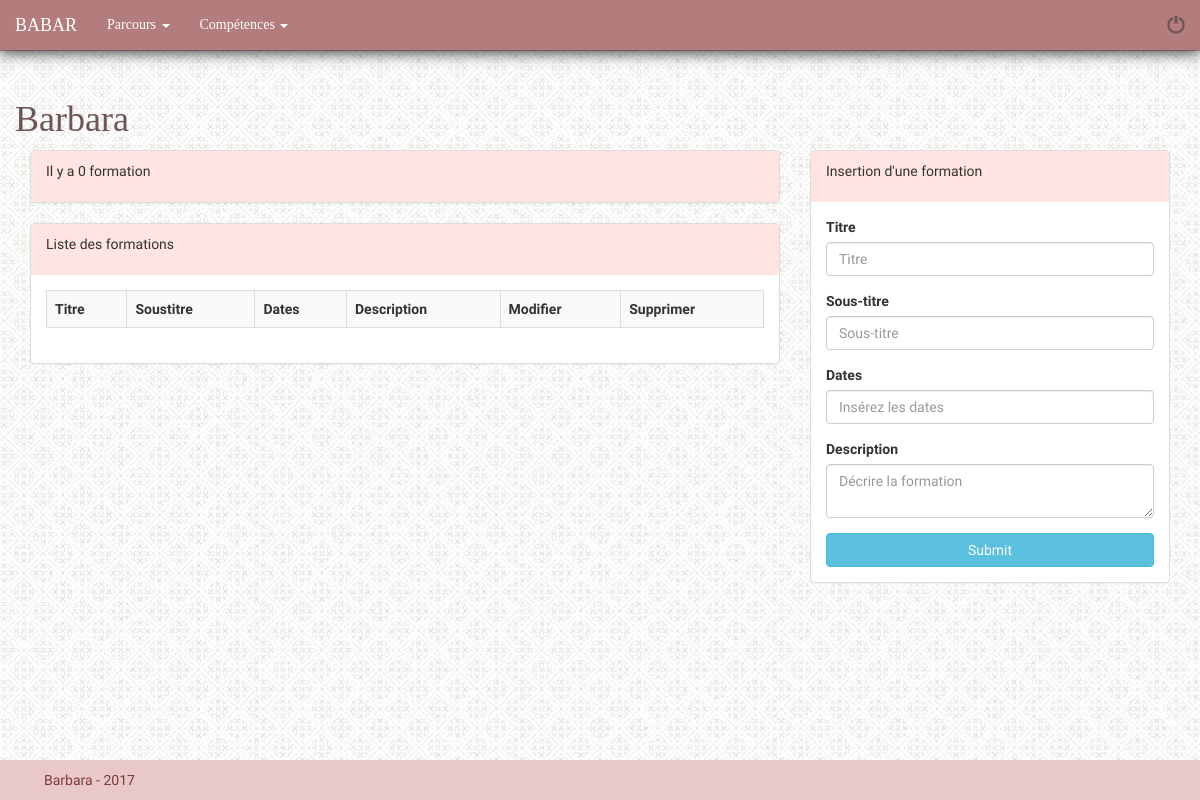
Before: /admin/formations.php (signed in) with the older database file.
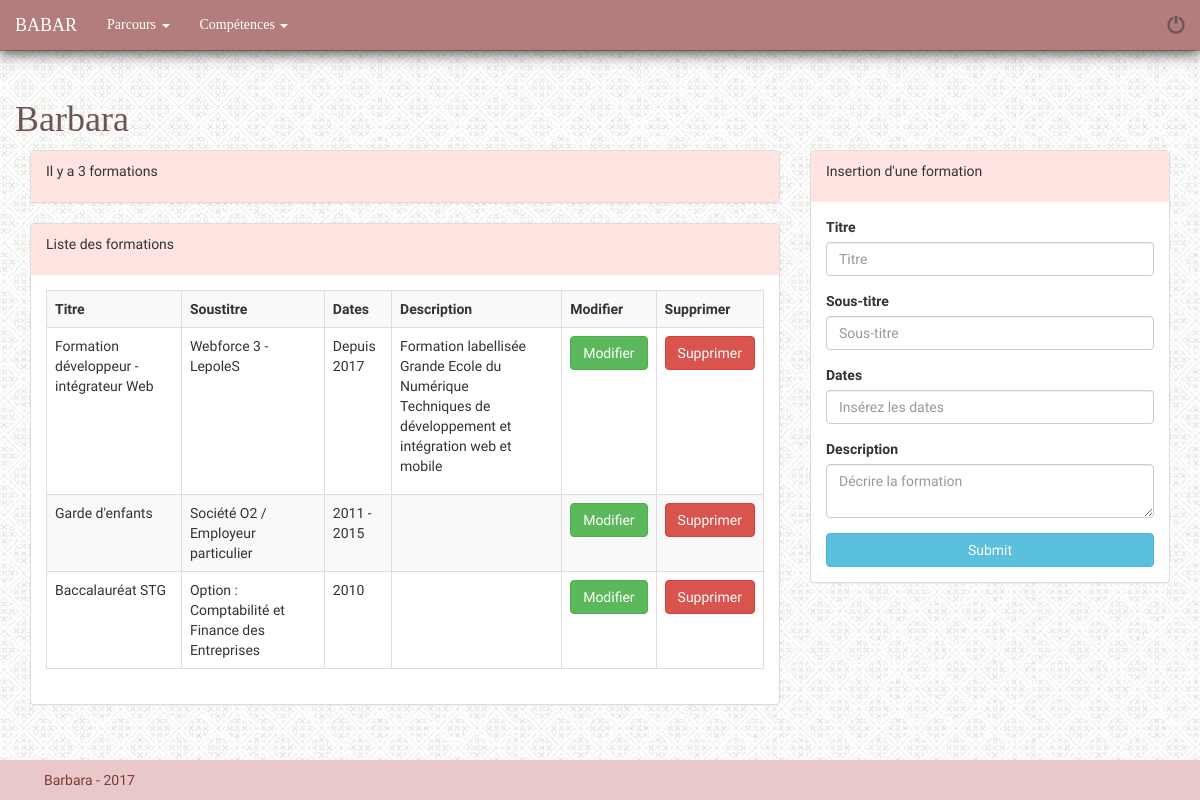
After: the same page with the newer database file.
### tables this page shows
CREATE TABLE `t_formations` (
  `id_formation` int(3) NOT NULL,
  `f_titre` varchar(50) NOT NULL,
  `f_soustitre` varchar(50) NOT NULL,
  `f_dates` varchar(50) NOT NULL,
  `f_description` text NOT NULL,
  `utilisateur_id` int(3) NOT NULL
);

### admin/formations.php (the view, shortened to what this page needs)
<?php
include('inc/init.inc.php');
if(isset($_SESSION['connexion']) && $_SESSION['connexion']=='connecté'){
    $id_utilisateur = $_SESSION['id_utilisateur'];
}else{
    header('location: connexionAdmin.php');
}
$sql = $pdoCV -> query("SELECT * FROM t_utilisateurs WHERE id_utilisateur = '$id_utilisateur'");
$ligne_utilisateur = $sql -> fetch(PDO::FETCH_ASSOC);
    $sql = $pdoCV -> prepare("SELECT * FROM t_formations WHERE utilisateur_id = '$id_utilisateur'");
    $sql -> execute();
    $nbr_formations =  $sql -> rowCount();
include('inc/header.inc.php');
include('inc/nav.inc.php');
?>
<div class="container">
    <div class="row">
        <h1><?= $ligne_utilisateur['prenom']?></h1>
    </div>
    <div class="row">
        <div class="col-md-8">
            <div class="panel panel-default">
                <div class="panel-heading">
                    <p> Il y a <?php if ($nbr_formations <= 1){
                        echo $nbr_formations.' formation';
                        }else{
                        echo $nbr_formations.' formations';
                        }?></p>
                </div>
            </div>
            <div class="panel panel-default">
                <div class="panel-heading">
                    <p>Liste des formations</p>
                </div>
                <div class="panel-body">
                    <div class="table-responsive">
                    <table class="table table-bordered table-striped">
                        <tr>
                            <th>Titre</th>
                            <th>Soustitre</th>
                            <th>Dates</th>
                            <th>Description</th>
                            <th>Modifier</th>
                            <th>Supprimer</th>
                        </tr>
                        <tr>
                        <?php while($ligne_formation = $sql -> fetch(PDO::FETCH_ASSOC) ) {?>
                           <td><?php echo $ligne_formation['f_titre'] ;?></td>
                           <td><?php echo $ligne_formation['f_soustitre'] ;?></td>
                           <td><?php echo $ligne_formation['f_dates'] ;?></td>
                           <td><?php echo $ligne_formation['f_description'] ;?></td>
                           <td><a href="modif_formation.php?id_formation=<?= $ligne_formation['id_formation']; ?>"><button type="button" class="btn btn-success">Modifier</button></a></td>
                           <td><a href="formations.php?id_formation=<?= $ligne_formation['id_formation']; ?>"><button type="button" class="btn btn-danger">Supprimer</button></a></td>
                       </tr>
                        <?php } ?>
                    </table>
                    </div>
                </div>
            </div>
        </div>
        <div class="col-md-4">
            <div class="panel panel-default">
                <div class="panel-heading">
                        <p>Insertion d'une formation</p>
                </div>
                <div class="panel-body">
                    <form action="formations.php" method="post">
                        <div class="form-group">
                            <label for="f_titre">Titre</label>
                            <input type="text" class="form-control" id="f_titre" name="f_titre" placeholder="Titre">
                        </div>
                        <div class="form-group">
                            <label for="f_soustitre">Sous-titre</label>
                            <input type="text" class="form-control" id="f_soustitre" name="f_soustitre" placeholder="Sous-titre">
                        </div>
                        <div class="form-group">
                            <label for="f_dates">Dates</label>
                            <input type="text" class="form-control" id="f_dates" name="f_dates" placeholder="Insérez les dates">
                        </div>
                        <div class="form-group">
                            <label for="f_description">Description</label>
                            <textarea class="form-control" id="editor1" name="f_description" placeholder="Décrire la formation"></textarea>
                        </div>
                        <button type="submit" class="btn btn-info btn-block">Submit</button>
                    </form>
                </div>
            </div>
        </div>
    </div>
</div>
            <?php include('inc/footer.inc.php'); ?>

Changed rows visible on the page:
added t_formations: f_titre "Formation développeur - intégrateur Web", f_soustitre "Webforce 3 - LepoleS", f_dates "Depuis 2017", f_description "Formation labellisée Grande Ecole du Numérique Techniques de développement et intégration web et mobile"
added t_formations: f_titre "Garde d'enfants", f_soustitre "Société O2 / Employeur particulier", f_dates "2011 - 2015"
added t_formations: f_titre "Baccalauréat STG", f_soustitre "Option : Comptabilité et Finance des Entreprises", f_dates "2010"
Other visible differences:
$nbr_formations: (not shown) → "3"
$nbr_formations: "0" → (not shown)
text no longer shown: "formation"
text now shown: "formations"
